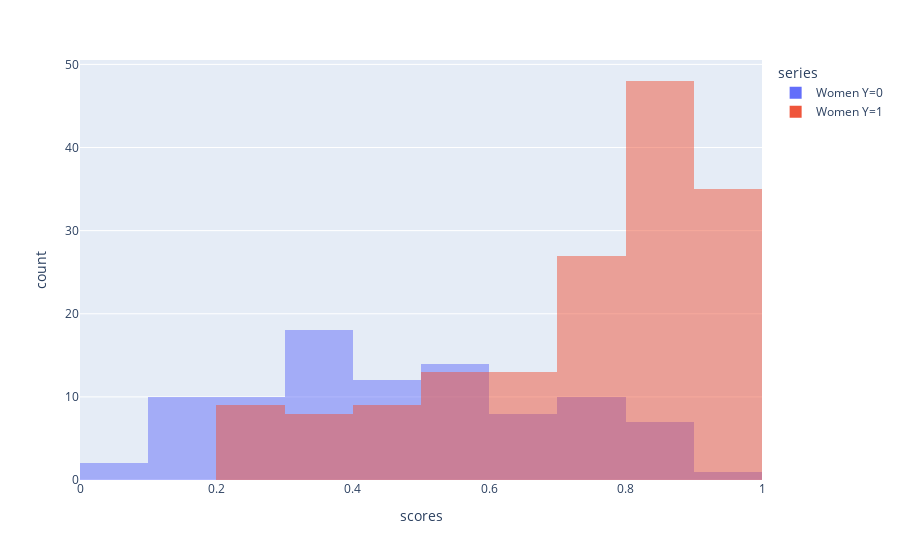

Here is the notebook cell this chart was saved with:
### Code cell
y_group2_index_1 = y_group2 == 1
y_group2_index_0 = y_group2 == 0

scores_by_y_df_women = pd.DataFrame(dict(
    series = np.concatenate((["Women Y=0"]*len(scores_group2[y_group2_index_0]), ["Women Y=1"]*len(scores_group2[y_group2_index_1]))), 
    scores = np.concatenate((scores_group2[y_group2_index_0],scores_group2[y_group2_index_1]))
))
px.histogram(scores_by_y_df_women, x="scores", color="series", barmode="overlay")

### Figure 1 — Plotly figure (JSON) as saved in the notebook; plotly's stock layout.template omitted (floating-point values rounded to 4 significant figures; data arrays with more than 128 entries replaced by an {"elided": "..."} marker saying what was removed)
{"data": [{"alignmentgroup": "True", "bingroup": "x", "hovertemplate": "series=Women Y=0<br>scores=%{x}<br>count=%{y}<extra></extra>", "legendgroup": "Women Y=0", "marker": {"color": "#636efa", "opacity": 0.5, "pattern": {"shape": ""}}, "name": "Women Y=0", "offsetgroup": "Women Y=0", "orientation": "v", "showlegend": true, "type": "histogram", "x": [0.7315, 0.1739, 0.7371, 0.7831, 0.5189, 0.3424, 0.4596, 0.654, 0.7708, 0.2479, 0.3568, 0.4457, 0.3027, 0.1076, 0.18, 0.3562, 0.7404, 0.8508, 0.2241, 0.4128, 0.3932, 0.4239, 0.8923, 0.7165, 0.3575, 0.5577, 0.2421, 0.2357, 0.5986, 0.9544, 0.3038, 0.7775, 0.0947, 0.7135, 0.6841, 0.4462, 0.51, 0.2848, 0.5555, 0.7276, 0.835, 0.3062, 0.6466, 0.3275, 0.6462, 0.7682, 0.3879, 0.138, 0.3165, 0.433, 0.6894, 0.6349, 0.02689, 0.4463, 0.5729, 0.3019, 0.4374, 0.2934, 0.569, 0.1955, 0.5563, 0.1806, 0.5465, 0.1152, 0.2077, 0.3662, 0.6315, 0.5313, 0.3219, 0.4039, 0.1872, 0.2002, 0.859, 0.3099, 0.516, 0.4305, 0.5312, 0.1979, 0.3562, 0.8995, 0.3922, 0.5234, 0.1316, 0.2003, 0.436, 0.4897, 0.2422, 0.3015, 0.6635, 0.5181, 0.895, 0.8664], "xaxis": "x", "yaxis": "y"}, {"alignmentgroup": "True", "bingroup": "x", "hovertemplate": "series=Women Y=1<br>scores=%{x}<br>count=%{y}<extra></extra>", "legendgroup": "Women Y=1", "marker": {"color": "#EF553B", "opacity": 0.5, "pattern": {"shape": ""}}, "name": "Women Y=1", "offsetgroup": "Women Y=1", "orientation": "v", "showlegend": true, "type": "histogram", "x": {"elided": "162 float values"}, "xaxis": "x", "yaxis": "y"}], "layout": {"barmode": "overlay", "legend": {"title": {"text": "series"}, "tracegroupgap": 0}, "margin": {"t": 60}, "xaxis": {"anchor": "y", "domain": [0, 1], "title": {"text": "scores"}}, "yaxis": {"anchor": "x", "domain": [0, 1], "title": {"text": "count"}}}}
